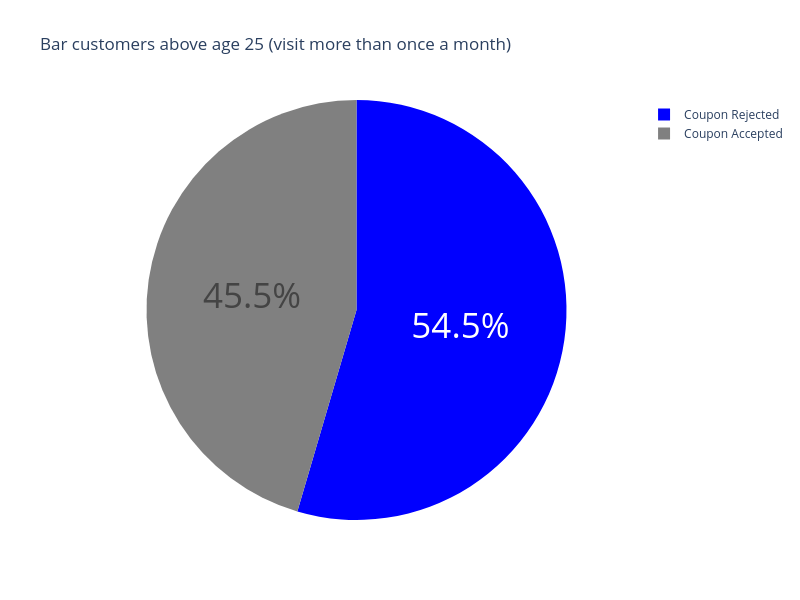
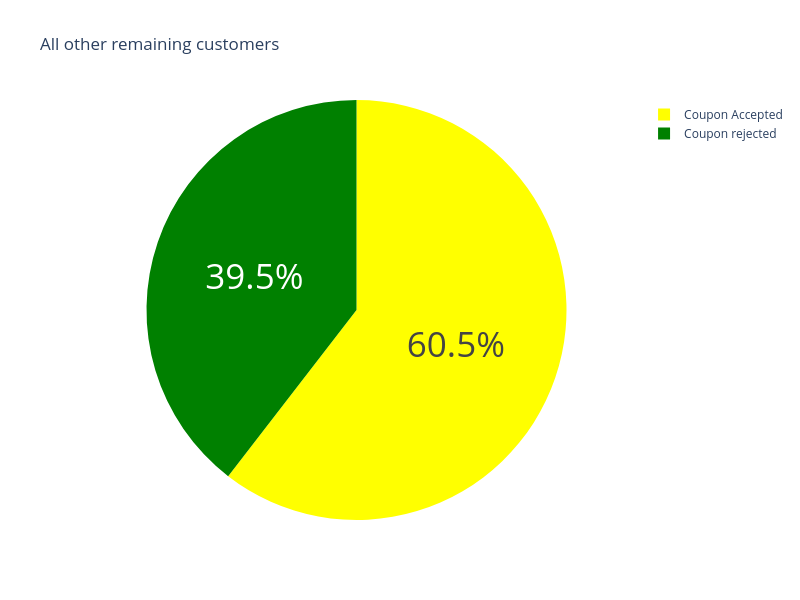

Write notebook code for charts like these, in order.
### Markdown cell above
4. Compare the acceptance rate between drivers who go to a bar more than once a month and are over the age of 25 to the all others.  Is there a difference?

### Code cell
# Bar customers above 25 who visit more than once (your existing group)
data['age'] = pd.to_numeric(data['age'], errors='coerce')
Cust_more_than_once = data[data['Bar'].isin(['4-8', 'gt8', '1~3'])]
Cust_bar_25 = Cust_more_than_once.query('age>25')

# All other remaining customers (complement of the above group)
Other_customers = data[~((data['Bar'].isin(['4-8', 'gt8', '1~3'])) & (data['age'] > 25))]

# Count coupon acceptance for both groups
coupons_bar_accepted1 = Cust_bar_25['Y'].value_counts()
coupons_other_accepted = Other_customers['Y'].value_counts()

print("Bar customers above 25 (frequent visitors):")
print(coupons_bar_accepted1)
print("\nAll other customers:")
print(coupons_other_accepted)

# Create pie charts for comparison with custom colors
fig1 = px.pie(Cust_bar_25, 
              values=Cust_bar_25['Y'].value_counts(), 
              names=['Coupon Rejected','Coupon Accepted'],
              title="Bar customers above age 25 (visit more than once a month)",
              color_discrete_sequence=['blue', 'gray'])  
fig1.update_layout(width=800, height=600)  
fig1.update_traces(textfont_size=35)  
fig1.show()

fig2 = px.pie(Other_customers, 
              values=Other_customers['Y'].value_counts(), 
              names=['Coupon Accepted','Coupon rejected'],
              title="All other remaining customers",
              color_discrete_sequence=['yellow', 'green'])  
fig2.update_layout(width=800, height=600)  
fig2.update_traces(textfont_size=35)  
fig2.show()

### Figure 1 — Plotly figure (JSON) as saved in the notebook; plotly's stock layout.template omitted (floating-point values rounded to 4 significant figures)
{"data": [{"domain": {"x": [0, 1], "y": [0, 1]}, "hovertemplate": "label=%{label}<br>value=%{value}<extra></extra>", "labels": ["Coupon Rejected", "Coupon Accepted"], "legendgroup": "", "name": "", "showlegend": true, "textfont": {"size": 35}, "type": "pie", "values": [12, 10]}], "layout": {"height": 600, "legend": {"tracegroupgap": 0}, "piecolorway": ["blue", "gray"], "title": {"text": "Bar customers above age 25 (visit more than once a month)"}, "width": 800}}

### Figure 2 — Plotly figure (JSON) as saved in the notebook; plotly's stock layout.template omitted (floating-point values rounded to 4 significant figures)
{"data": [{"domain": {"x": [0, 1], "y": [0, 1]}, "hovertemplate": "label=%{label}<br>value=%{value}<extra></extra>", "labels": ["Coupon Accepted", "Coupon rejected"], "legendgroup": "", "name": "", "showlegend": true, "textfont": {"size": 35}, "type": "pie", "values": [52, 34]}], "layout": {"height": 600, "legend": {"tracegroupgap": 0}, "piecolorway": ["yellow", "green"], "title": {"text": "All other remaining customers"}, "width": 800}}
